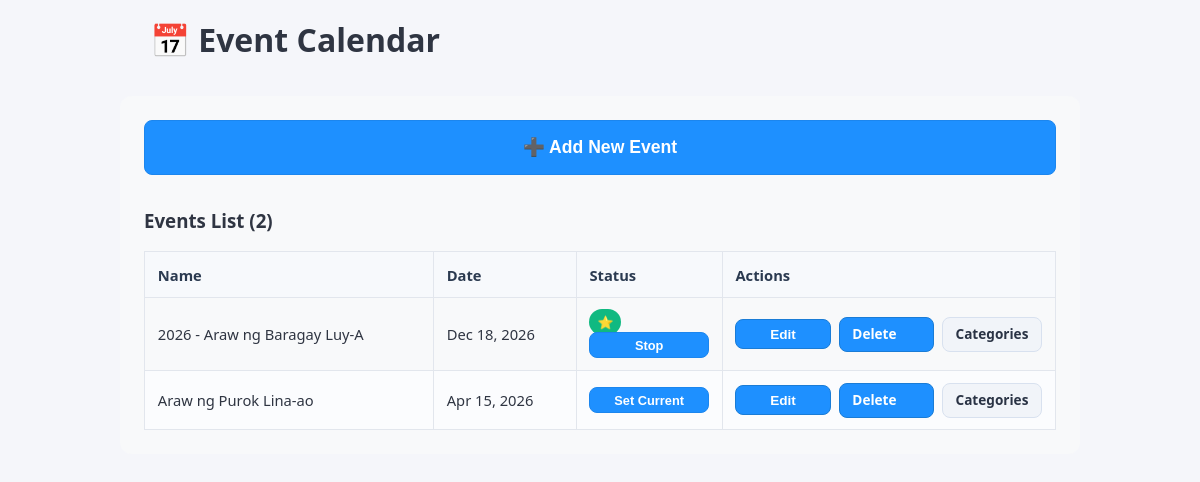
/brgyluy-a/admin/events.php (signed in), run on an earlier commit of the app's database.
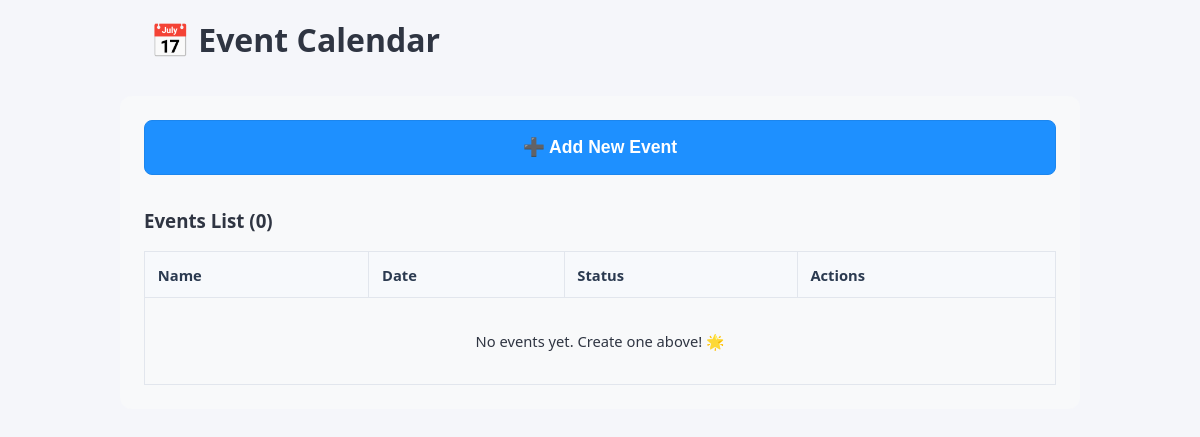
And on a later commit of the database.
### tables this page shows
CREATE TABLE `events` (
  `id` int(11) NOT NULL,
  `name` varchar(200) NOT NULL,
  `description` text DEFAULT NULL,
  `event_date` date DEFAULT NULL,
  `is_current` tinyint(1) NOT NULL DEFAULT 0,
  `created_at` timestamp NOT NULL DEFAULT current_timestamp()
);

### brgyluy-a/includes/functions.php (called while the page is built, shortened)
<?php
require_once 'db.php';
function getEvents() {
    global $conn;
    $result = $conn->query("SELECT *, CASE WHEN event_date >= CURDATE() THEN 'active' ELSE 'expired' END as status FROM events ORDER BY event_date DESC");
    return $result->fetch_all(MYSQLI_ASSOC);
}
?>

### brgyluy-a/admin/events.php (the view, shortened to what this page needs)
<?php
require_once '../includes/db.php';
require_once '../includes/functions.php';
$events = getEvents();
?>
<!DOCTYPE html>
<html lang="en">
<head>
    <link rel="stylesheet" href="../assets/style.css">
    <link href="https://cdn.jsdelivr.net/npm/fullcalendar@6.1.15/index.global.min.css" rel="stylesheet">
</head>
<body>
    <div class="container">
        <div class="calendar-container">
            <h1>📅 Event Calendar</h1>
        </div>
        <div class="form-section">
            <button id="addEventBtn" class="btn btn-primary" style="padding:1rem 2rem; font-size:1.1rem; margin-bottom:1rem;">➕ Add New Event</button>
        <div class="table-responsive">
            <h3>Events List (<?= count($events) ?>)</h3>
            <table class="events-table">
                <thead>
                    <tr>
                        <th>Name</th>
                        <th>Date</th>
                        <th>Status</th>
                        <th>Actions</th>
                    </tr>
                </thead>
                <tbody>
                    <?php foreach ($events as $event): ?>
                    <tr>
                        <td><?= htmlspecialchars($event['name']) ?></td>
                        <td><?= date('M j, Y', strtotime($event['event_date'])) ?></td>
                        <td>
                            <?php if ((int)$event['is_current'] === 1): ?>
                                <form method="POST" style="display:inline;">
                                    <span class="current-badge">⭐</span>
                                    <button type="submit" name="unset_current" class="btn btn-secondary" style="padding:.3rem .6rem; font-size:.8rem;">Stop</button>
                                </form>
                            <?php else: ?>
                                <form method="POST" style="display:inline;">
                                    <button type="submit" name="set_current" class="btn btn-secondary" style="padding:.3rem .6rem; font-size:.8rem;">Set Current</button>
                                </form>
                            <?php endif; ?>
                        </td>
                        <td>
                            <div class="actions-col">
                                <button class="btn btn-warning edit-event-btn" data-id="<?= $event['id'] ?>" data-name="<?= htmlspecialchars($event['name']) ?>" data-date="<?= $event['event_date'] ?>" data-desc="<?= htmlspecialchars($event['description'] ?? '') ?>">Edit</button>
                                <a href="?delete=<?= $event['id'] ?>" class="btn btn-danger" onclick="return confirm('Delete <?= htmlspecialchars($event['name']) ?>?')">Delete</a>
                                <a href="categories.php?event_id=<?= $event['id'] ?>" class="btn btn-secondary">Categories</a>
                            </div>
                        </td>
                    </tr>
                    <?php endforeach; ?>
                    <?php if (empty($events)): ?>
                    <tr><td colspan="5" style="text-align:center; padding:2rem;">No events yet. Create one above! 🌟</td></tr>
                    <?php endif; ?>
                </tbody>
            </table>
        </div>
        </div>
    </div>
</body>
</html>

What changed in the data, as far as the page shows it:
removed events: name "2026 - Araw ng Baragay Luy-A", event_date "Dec 18, 2026"
removed events: name "Araw ng Purok Lina-ao", event_date "Apr 15, 2026"
Also different on the page:
count($events): "2" → "0"
text now shown: "No events yet. Create one above! 🌟"
